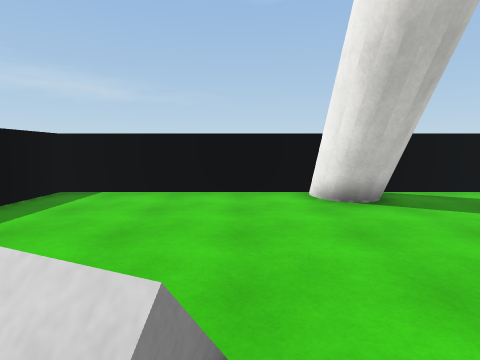
View 1 (above)

23 first-person views from a walk through a Unity game level. The camera is 1.4 m above the floor, tilts 6° down and sees 80° across. The floor is counted in squares, 1 m on a side. Each view is taken from the middle of a square. On the plan, view 1 faces up. The plan holds only what a view shows up to about 14 squares ahead; the rest is blank. The place goes on beyond the plan. The player character is not drawn. Surface patterns are stand-ins for the level's own textures.

View 2
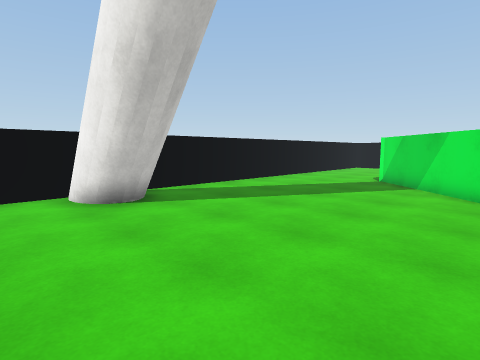

View 3
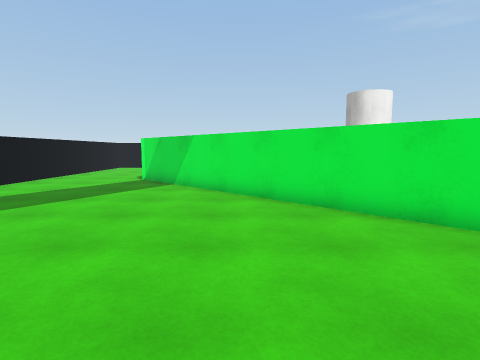

View 4
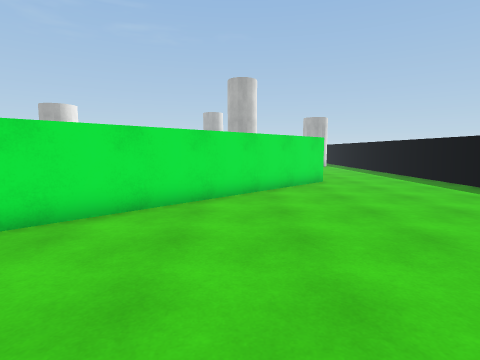

View 5
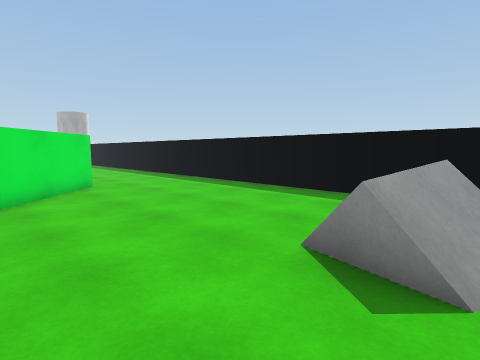

View 6
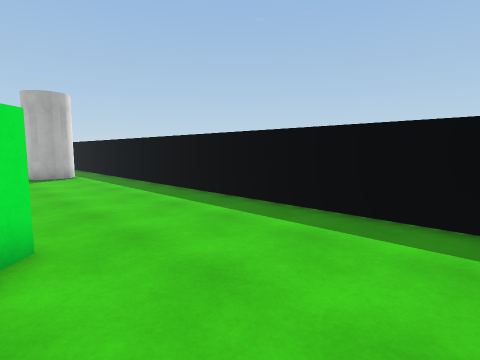

View 7
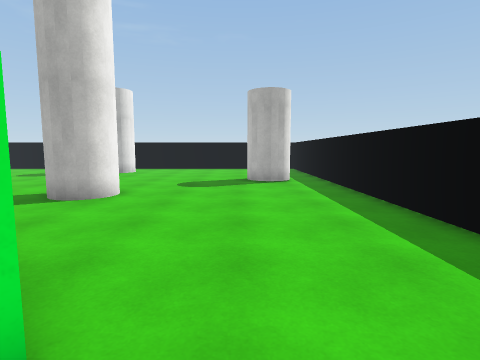

View 8
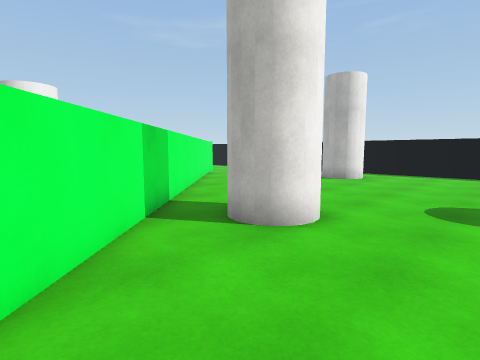

View 9
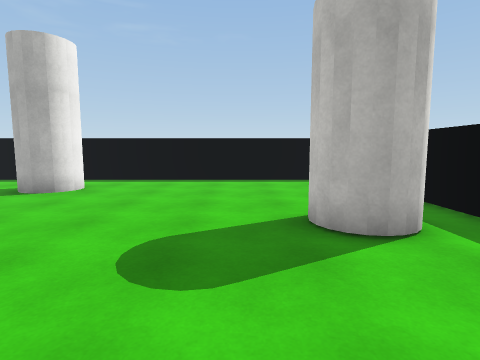

View 10
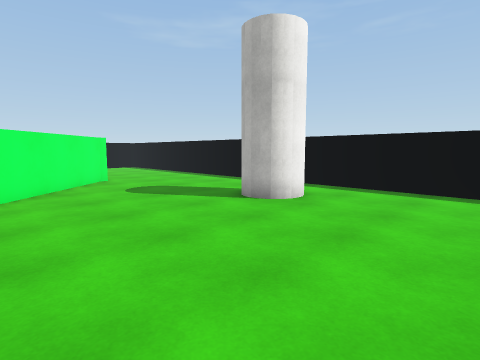

View 11
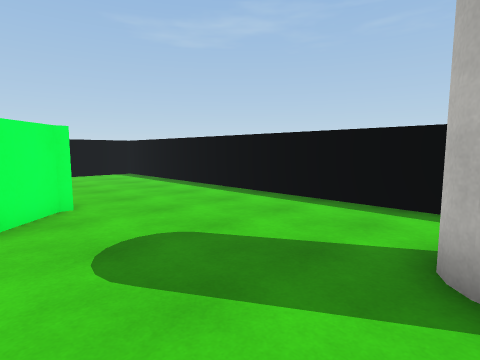

View 12
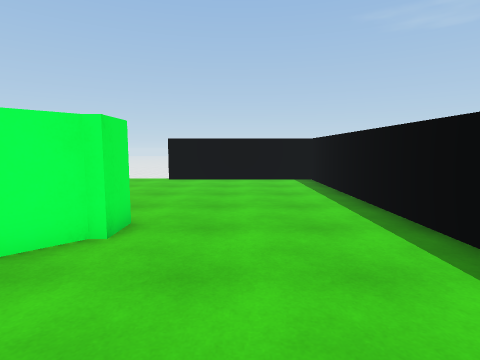

View 13
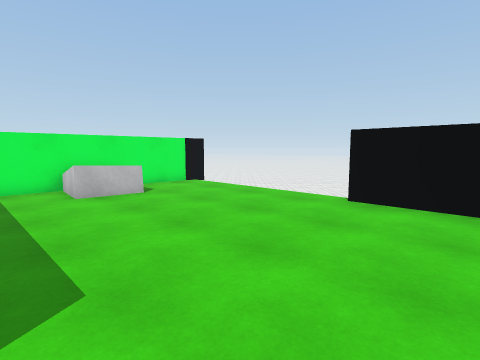

View 14
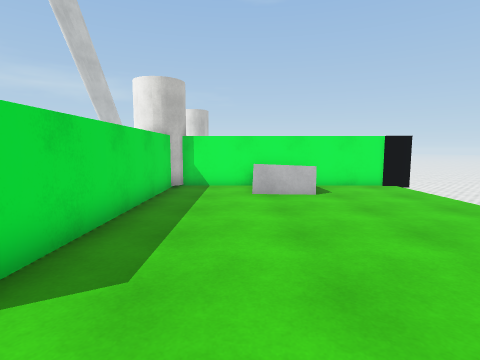

View 15
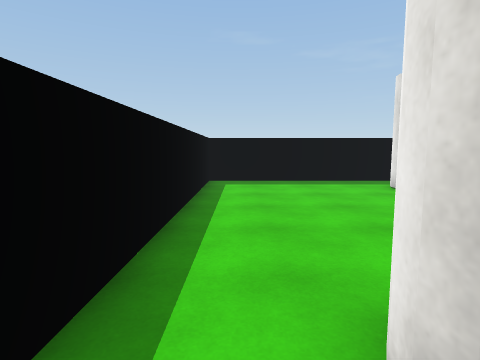

View 16
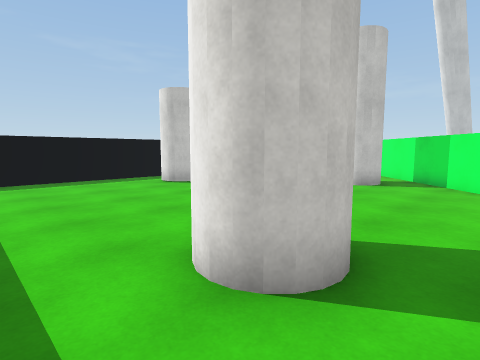

View 17
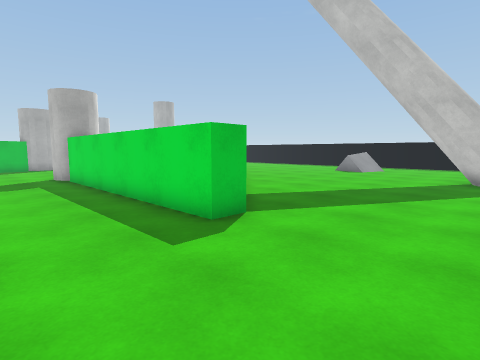

View 18
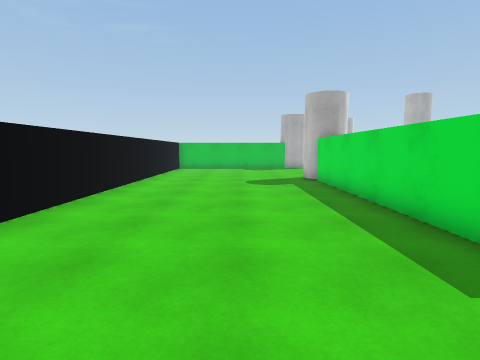

View 19
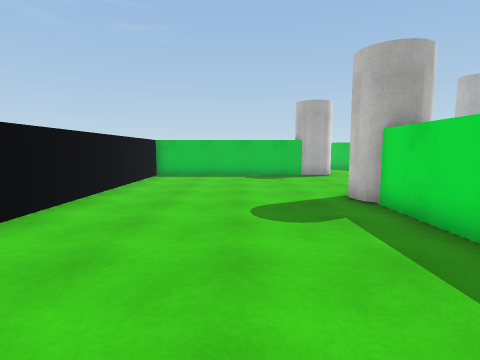

View 20
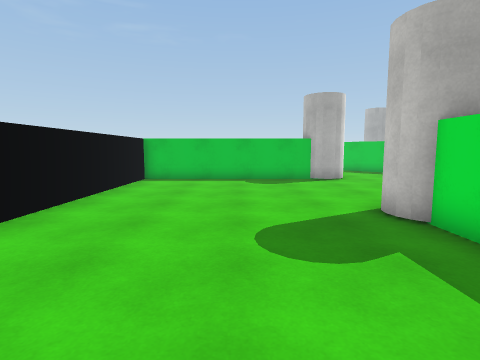

View 21
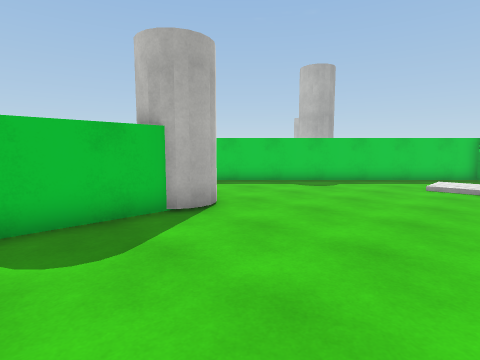

View 22
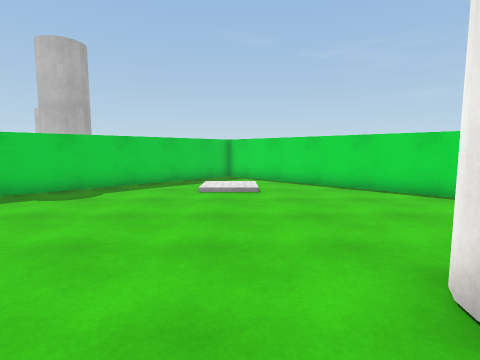

View 23
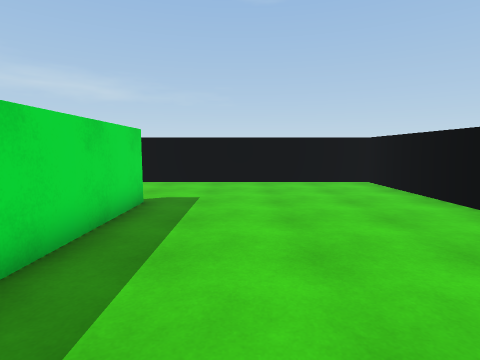

### Floor plan
Points are (right, up) in squares from view 1. A wall is a line through its corners. A room is listed if a view was taken in it or the views show most of it. See-through windows are left out.
Room 1 (views 1, 2, 3, 4, 5, 6, 7, 8, 9, 10, 11, 12, 13, 14, 15, 16, 17, 18, 19, 20, 21, 22, 23)
walls: (14.5, -13.8) (22.6, -13.8) (22.6, 9.5) (4.9, 9.5); (7.8, -2.6) (0.8, -9.6) (9.4, -18.1); (14.4, -15.2) (14.4, -23.1); (3.1, -15.9) (3.4, -16.1) (3.7, -16.4); (3.9, -16.8) (3.8, -17.2) (3.6, -17.5); (2.7, -15.8) (3.3, -15.9); (-0.7, -9.7) (13.6, 4.6) (14.4, 4.6) (14.4, -5.4); (17.5, -14.8) (14.8, -14.8); (2.1, -17.5) (1.8, -17) (1.9, -16.6) (2.1, -16.2); (14.5, -23.9) (13.4, -23.9) (13.4, -23.6) (1.9, -12.1); (23.5, -14.8) (18.4, -14.8); (5.7, -25) (6.3, -25.4); (4.9, -25.4) (5.5, -25.1) (6.1, -25.2); (4.8, -25.7) (5.1, -25.3); (6.7, -26.1) (6.6, -26.8) (5.9, -27.2) (5.4, -27.1) (5, -26.9); (6.7, -26.4) (6.4, -26.9); (6.6, -26.6) (6.3, -27); (4.7, -26.3) (4.7, -25.8) (4.9, -25.6); (2.9, 6.3) (2.4, 6.7); (3.7, 6.6) (3, 6.5); (3.1, 6.4) (2.4, 6.6) (2, 7.9); (3.6, 6.8) (3.1, 6.6) (2.8, 6.7); (3.5, 6.8) (2.8, 6.8) (2.5, 7) (2.1, 7.6); (4.2, 7.2) (3.5, 6.6); (2.2, 6.8) (2.2, 8.8); (4.1, 7.8) (4.1, 7.4) (3.7, 6.4) (3.2, 6.2) (2.6, 6.4) (2.2, 6.9); (4.2, 7.9) (4, 7.1); (4.1, 7.9) (3.8, 7.2); (-6, 1.2) (-6, -29.4) (22.6, -29.4) (22.6, -22.5); (2.1, 7.8) (2.4, 9); (2.8, 9.5) (-6, 9.5) (-6, 7)
low walls: (3.1, 6.8) (2.5, 7); (3.8, 7.2) (3.5, 7) (2.8, 7) (2.4, 7.3); (4.1, 7.4) (3.6, 6.8); (3.1, 7.1) (2.8, 7.2); (2.6, 7.2) (2.2, 7.8); (4, 7.7) (3.7, 7.4) (3, 7.1) (2.1, 7.8); (2.6, 7.6) (2.3, 8); (2.3, 7.6) (2.1, 8.4)
objects: white cylinder (-4, -22) to (-2, -21); white cylinder (13, -15) to (13, -14); white cylinder (13, -7) to (15, -6); other object (18, -17) to (19, -15)

Positions as (right, up) in squares from view 1, and headings:
1: (0, 0), facing up
2: (0, 0), facing up-right
3: (0, 0), facing right
4: (3, 3), facing down
5: (3, 2), facing down-left
6: (0, -5), facing down-left
7: (-2, -8), facing down
8: (-1, -12), facing down-right
9: (-1, -16), facing down
10: (0, -19), facing down-right
11: (6, -22), facing down-right
12: (9, -26), facing right
13: (15, -26), facing up-right
14: (17, -26), facing up
15: (7, -28), facing left
16: (8, -29), facing up-left
17: (18, 9), facing down-left
18: (18, 8), facing down
19: (18, 2), facing down
20: (18, 0), facing down
21: (18, -8), facing down-left
22: (16, -9), facing left
23: (17, -3), facing up
